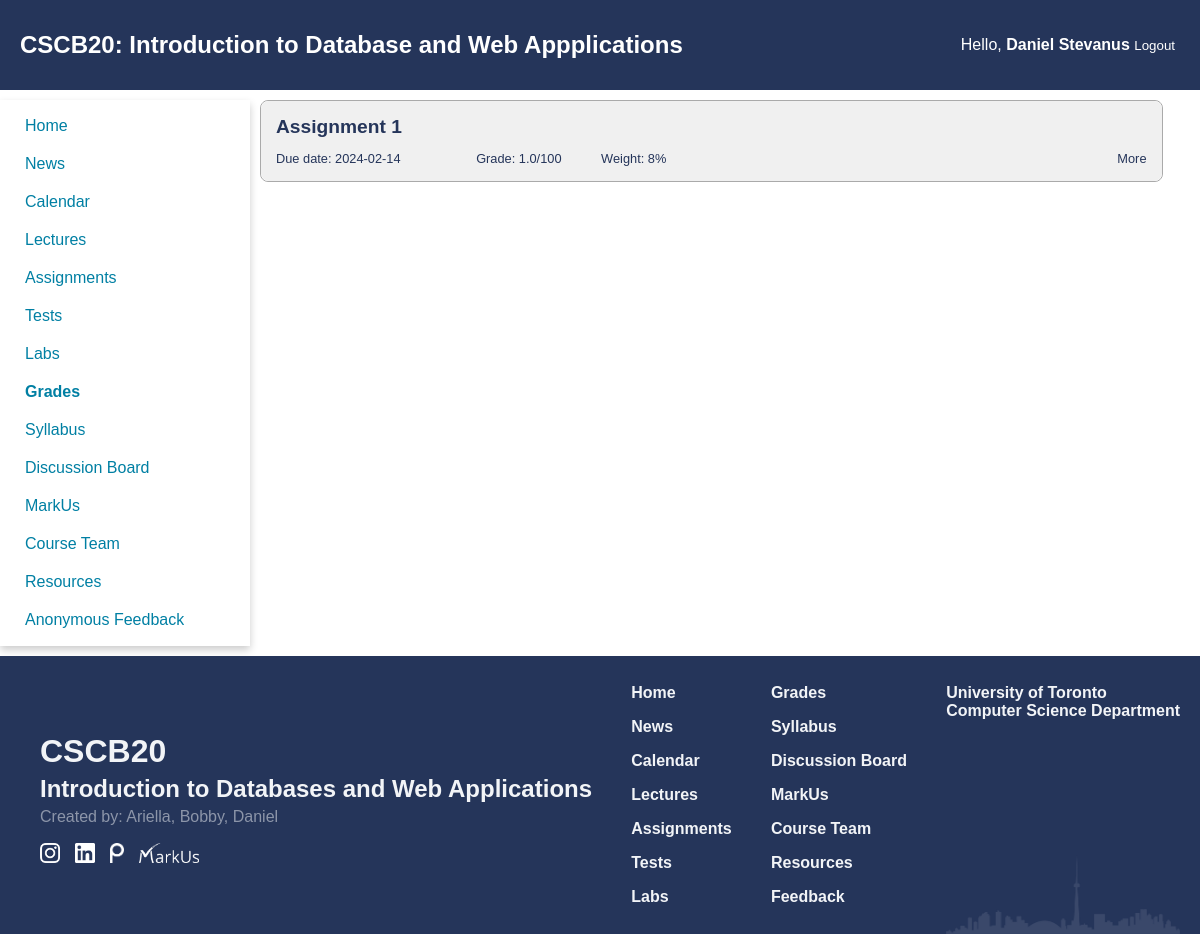
The page /grades (signed in) on the database its author committed.
### app.py (models this page shows)
class Test(db.Model):
    id = db.Column(db.Integer, primary_key = True, nullable = True)
    name = db.Column(db.String(250), nullable = False)
    desc = db.Column(db.Text)
    weight = db.Column(db.Integer, nullable = False)
    due_date = db.Column(db.Date)
    grades = db.relationship("Grades", backref = 'test', lazy = True)

### app.py (the view)
@app.route('/grades')
def view():
    lst_tests = Test.query.all()
    lst_grades = None
    if(isInstructor(session)):
        students = Student.query.all()
        return render_template("modify_assignment.html", lst_tests = lst_tests, grades = True, lst_grades = lst_grades)
    if(isStudent(session)):
        grades = Grades.query.filter(Grades.student_id == session["student_id"]).all()
        lst_of_tuple = []
        for test in lst_tests:
            found = False
            for grade in grades:
                if grade.test.id == test.id:
                    found = True
                    lst_of_tuple.append((test, str(grade.grade) + '/100'))
            if not found:
                lst_of_tuple.append((test, 'Not graded yet'))
        return render_template("grades.html", lst_of_tuple = lst_of_tuple, lst_tests = lst_tests, grades = True, lst_grades = lst_grades)
    return redirect('/')

### app.py (called while the page is built)
def isInstructor(identity):
    if "auth" in identity and identity["auth"] == 'Instructor':
        return True
    return False

def isStudent(identity):
    if "auth" in identity and identity["auth"] == 'Student':
        return True
    return False

### templates/grades.html (shortened to what this page needs)
{% extends 'home_template.html' %}
{% block extra_css %}
<link href="{{ url_for('static', filename='css/grades.css') }}" rel="stylesheet" type="text/css">
{% endblock %}
{% block content %}
<main class="grades-main">
    {% for test, grade in lst_of_tuple %}
    <div class="assignment-item">
        <div class="assignment-container assignment-header">
            <div class="assignment assignment-title more">{{ test.name }}</div>
            <div class="header-section header-section1">
                <span class="assignment due-date">Due date: {{ test.due_date }}</span>
                <span class="assignment assignment-grade">Grade: {{ grade }}</span>
                <span class="assignment assignment-weight">Weight: {{ test.weight }}%</span>
            </div>
            <div class="header-section more">More</div>
        </div>
    </div>
    {% endfor %}
</main>
{% endblock %}

### static/css/navbar.css (style rules this page uses)
:root { --primary_color: #25355A; --secondary_color: #007FA3; --phone_size: 600px; }
body { margin: 0; padding: 0; font-family: Arial, sans-serif; }
main { grid-area: content; padding: 20px; padding: 0px 10px 0px 10px; width: 95%; }

### static/css/index.css (style rules this page uses)
:root { --primary_color: #25355A; --secondary_color: #007FA3; }
body { background-color: #FFFFFF; color: var(--primary_color); font-family: Geneva, Arial, Helvetica, sans-serif; }

### static/css/grades.css (style rules this page uses)
.assignment-container { padding: 15px; }
.assignment-header { background-color: #f0f0f0; position: relative; height: 50px; border-radius: 8px; }
.assignment-item { border: solid; border-width: thin; border-color: #aaaaaa; margin-bottom: 10px; border-radius: 8px; }
.assignment-title { position: absolute; font-weight: 600; font-size: 1.2em; left: 15px; top: 15px; }
.header-section { font-size: 0.8em; position: absolute; }
.header-section1 { left: 15px; bottom: 15px; width: 80%; }
.header-section .assignment { margin-left: 5%; }
.header-section .due-date { margin-left: 0; margin-right: 5%; }
.more { position: absolute; right: 15px; bottom: 15px; }

### rows shown on the page
Test: name "Assignment 1", due_date "2024-02-14", grade "1.0/100", weight "8"

### other values the page prints
{{ session["name"] }} "Daniel Stevanus"
